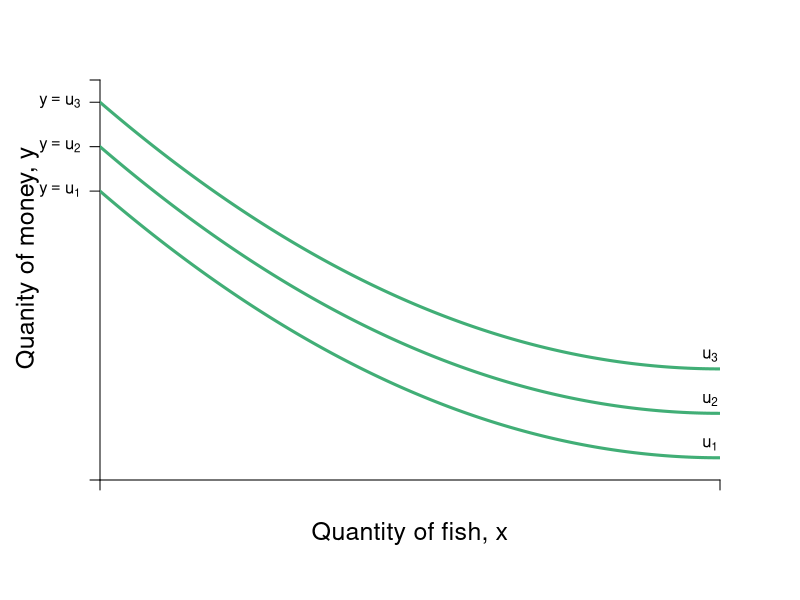

This figure's R source:
require(shape)
pdf(file = "indmarketdemand/demand_y_indiff.pdf", width = 9, height = 7)

#Set parameters for graphics
axislabelsize <- 1.5
graphlinewidth <- 3
segmentlinewidth <- 2

COL <- c("#7fc97f", "#beaed4", "#fdc086", "#ffff99", "#386cb0", "#f0027f", "#bf5b17", "#666666")
COLA <- c("#99d8c9","#66c2a4","#41ae76", "#238b45", "#005824")
COLB <- c("#4eb3d3", "#2b8cbe", "#0868ac","#084081")

#Edited the margins to cater for the larger LHS labels
par(mar =  c(6, 5, 4, 4))

mrsA <- function(x, rmax = 10, xmax = 20) {
  rmax - (rmax/xmax)*x
}


uA <- function(x, y, rmax = 2, xmax = 12) {
  y + rmax*x - (1/2)*(rmax/xmax)*x^2
}

indiffA1 <- function(x, uA = 10, rmax = 2.5, xmax = 10) {
  uA - rmax*x + (1/2)*(rmax/xmax)*(x^2)
}


bcA <- function(x, w = 20, p = 2) {
  w - p*x
}


xlims <- c(0, 12)
ylims <- c(0, 18)

npts <- 501 
x <- seq(xlims[1], xlims[2], length.out = npts)
y <- seq(ylims[1], ylims[2], length.out = npts) 
a <- c(13, 15, 17)

plot(0, 0, xlim = xlims, ylim = ylims, type = "n",
     xlab = expression(paste("")),
     ylab = expression(paste("")), 
     xaxt = "n", 
     yaxt = "n", 
     cex.lab = axislabelsize, 
     bty = "n",
     xaxs="i", 
     yaxs="i")

# ticksy <- seq(from = 0, to = ylims[2], by = 2)
# ylabels <- seq(from = 0, to = ylims[2], by = 2)
# ticksx <- seq(from = 0, to = xlims[2], by = 2)
# xlabels <- seq(from = 0, to = xlims[2], by = 2)
ticksy <- c(0, 13, 15, 17, ylims[2])
ylabels <- c(NA, expression(paste(y == u[1])), expression(paste(y == u[2])), expression(paste(y == u[3])), NA)
ticksx <- c(0,  xlims[2])
xlabels <- c(NA, NA)

axis(1, at = ticksx, pos = 0, labels = xlabels)
axis(2, at = ticksy, pos = 0, labels = ylabels, las = 1)

npts <- 500 
xx1 <- seq(xlims[1], xlims[2], length.out = npts)

#lines(xx1, bcA(xx1, w = 12, p = 1), col = COLB[3], lwd = graphlinewidth)
#lines(xx1, indiffA1(xx1, uA = 20, rmax = 2.5, xmax = 10), col = COLB[4], lwd = graphlinewidth)



mtext(expression(paste("Quantity of fish, ", x)), side=1, line = 2.5, cex = axislabelsize)
text(-1.4, 10, expression(paste("Quanity of money, ", y)), xpd = TRUE, cex = axislabelsize, srt = 90) 

#segments(4.11765, 6.17647, 5.88, 8.88, lty = 1, col = COL[2] , lwd = graphlinewidth)
#text(7.3, 3, expression("Pareto Efficient"))
#text(7.3, 2.5, expression("Curve"))
#Arrows(7.3, 3.5, 7.3, 6.1, col = "black", lty = 1, lwd = 2, arr.type = "triangle", arr.lwd = 0.5)

#Label the iso-welfare functions for the HG, Aisha
text(11.8, 1.6, expression(u[1]))
text(11.8, 3.6, expression(u[2]))
text(11.8, 5.6, expression(u[3]))
#text(6.6, 8.3, expression(u[4]^A))

#Label the indifference curves for the HG, Betty
# text(7.6, 17, expression(u[1]^B))
# text(6.75, 17, expression(u[2]^B))
# text(6, 17, expression(u[3]^B))
#text(3.4, 6.9, expression(v[4]^B))

#Label mrs function
#text(10, 8, expression(paste(mrs(x,y) == r[max] - frac(r[max], x[max])*x)))
#Arrows(10, 7.5, 10, 5.6, col = "black", lty = 1, lwd = 2, arr.type = "triangle", arr.lwd = 0.5)

#Label satiation
#text(20, 4, expression(paste(x[max] == "Point")))
#text(20, 3, expression(paste("of Satiation")))
#Arrows(20, 2.5, 20, 0.5, col = "black", lty = 1, lwd = 2, arr.type = "triangle", arr.lwd = 0.5)

#Label highest willingness to pay
# text(5, 10.5, expression(paste(r[max] == "Maximum")))
# text(5, 9.5, expression(paste("Willingness to Pay")))
# Arrows(3, 10, 0.5, 10, col = "black", lty = 1, lwd = 2, arr.type = "triangle", arr.lwd = 0.5)


contour(x, y, 
        outer(x, y, uA),
        #labels = c("v1", "v2", "v3"),
        drawlabels = FALSE,
        col = COLA[3],
        #xlab = expression(paste("A's Apples, ", x)),
        #ylab = expression(paste("A's Oranges, ", y)),
        #cex.lab = axislabelsize,
        lwd = graphlinewidth,
        levels = a, 
        xaxs="i", 
        yaxs="i", 
        add = TRUE)

#segments(0, 6, 6, 6, lty = 2, col = "gray" , lwd = segmentlinewidth)
#segments(6, 0, 6, 6, lty = 2, col = "gray" , lwd = segmentlinewidth)
#points(6, 6, pch = 16, col = "black", cex = 1.5)

# par(new = TRUE)
# 
# #Use the same x and ylims as previously, but with locations switched
# xlims2 <- c(18, 0)
# ylims2 <- c(18, 0)

#Leave the ylab and xlab blank to ensure no axes titles
# plot(0, 0, xlim = xlims2, ylim = ylims2, type = "n",
#      xlab = expression(paste("")),
#      ylab = expression(paste("")),
#      xaxt = "n", 
#      yaxt = "n", 
#      cex.lab = 1.3, 
#      bty = "n",
#      xaxs="i", 
#      yaxs="i")
# 
# 
# lines(xx1, indiffAlow(xx1, uA = 46.08, alpha = 16, beta = 1/24), col = COL[2], lwd = graphlinewidth)


#Set up axes at sides 3 and 4 (top and right)
# axis(side = 3, at = ticksx, pos = 0, labels = xlabels)
# axis(side = 4, at = ticksy, pos = 0, labels = ylabels, las = 0)
# mtext("B's Apples, x", side=3, line = 2.5, cex = axislabelsize)
# text(-0.8, 7, expression(paste("B's Oranges, y")), xpd = TRUE, cex = axislabelsize, srt = 270) 
# 
# #Add arrows:
# arrows(-0.8, 10, -0.8, 14, xpd = TRUE, length=0.1,angle=40,lwd=3)
# arrows(6.2, -1.8, 9, -1.8, xpd = TRUE, length=0.1,angle=40,lwd=3)
# 

#Customize ticks and labels for the plot
#ticksy <- seq(from = 0, to = 15, by = 1)
#ylabels <- seq(from = 0, to = 15, by = 1)
#ticksx <- seq(from = 0, to = 10, by = 1)
#xlabels <- seq(from = 0, to = 10, by = 1)
#axis(1, at = ticksx, pos = 0, labels = xlabels)
#axis(2, at = ticksy, pos = 0, labels = ylabels, las = 0)

dev.off()
